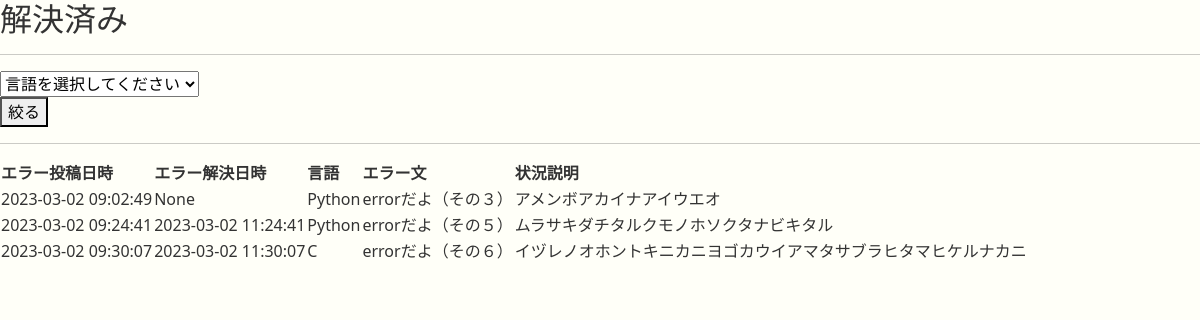
The app's page /solved with its own data.
### tables this page shows
CREATE TABLE errors (error_id  INTEGER PRIMARY KEY, user_id  INTEGER NOT NULL, language TEXT, message TEXT, explain TEXT, solved TEXT, public TEXT NOT NULL, before_day TIMESTAMP DEFAULT(DATETIME('now','localtime')), after_day TIMESTAMP DEFAULT(DATETIME('now','localtime')));

### app.py (the view, shortened to what this page needs)
@app.route("/solved", methods=["GET", "POST"])
def display_solved():
    session["user_id"] = 2
    if request.method == "GET":
        solved_errors = db.execute("SELECT * FROM errors WHERE solved LIKE 'solved' AND user_id=?", session["user_id"])
        return render_template("solved.html", solved_errors=solved_errors, languages=LANGUAGES)

### templates/solved.html (shortened to what this page needs)
{% extends "base.html" %}
{% block body %}
    <h2>解決済み</h2>
    <hr>
    <form action="/unsolved" method="POST">
        <div>
            <select name="language">
                    <option disabled selected>言語を選択してください</option>
            </select>
        </div>
        <button type="submit">絞る</button>
    </form>
    <hr>
    <table>
        <tr>
            <th>エラー投稿日時</th>
            <th>エラー解決日時</th>
            <th>言語</th>
            <th>エラー文</th>
            <th>状況説明</th>
        </tr>
        {% for solved_error in solved_errors %}
            <tr>
                <td>{{ solved_error.before_day }}</td>
                <td>{{ solved_error.after_day }}</td>
                <td>{{ solved_error.language }}</td>
                <td>{{ solved_error.message }}</td>
                <td>{{ solved_error.explain }}</td>
            </tr>
        {% endfor %}
    </table>
{% endblock %}

### static/css/styles.css (style rules this page uses)
body { background-color: #fffff8; color: #333333; }

### records on screen
errors: before_day "2023-03-02 09:02:49", after_day "None", language "Python", message "errorだよ（その３）", explain "アメンボアカイナアイウエオ"
errors: before_day "2023-03-02 09:24:41", after_day "2023-03-02 11:24:41", language "Python", message "errorだよ（その５）", explain "ムラサキダチタルクモノホソクタナビキタル"
errors: before_day "2023-03-02 09:30:07", after_day "2023-03-02 11:30:07", language "C", message "errorだよ（その６）", explain "イヅレノオホントキニカニヨゴカウイアマタサブラヒタマヒケルナカニ"
